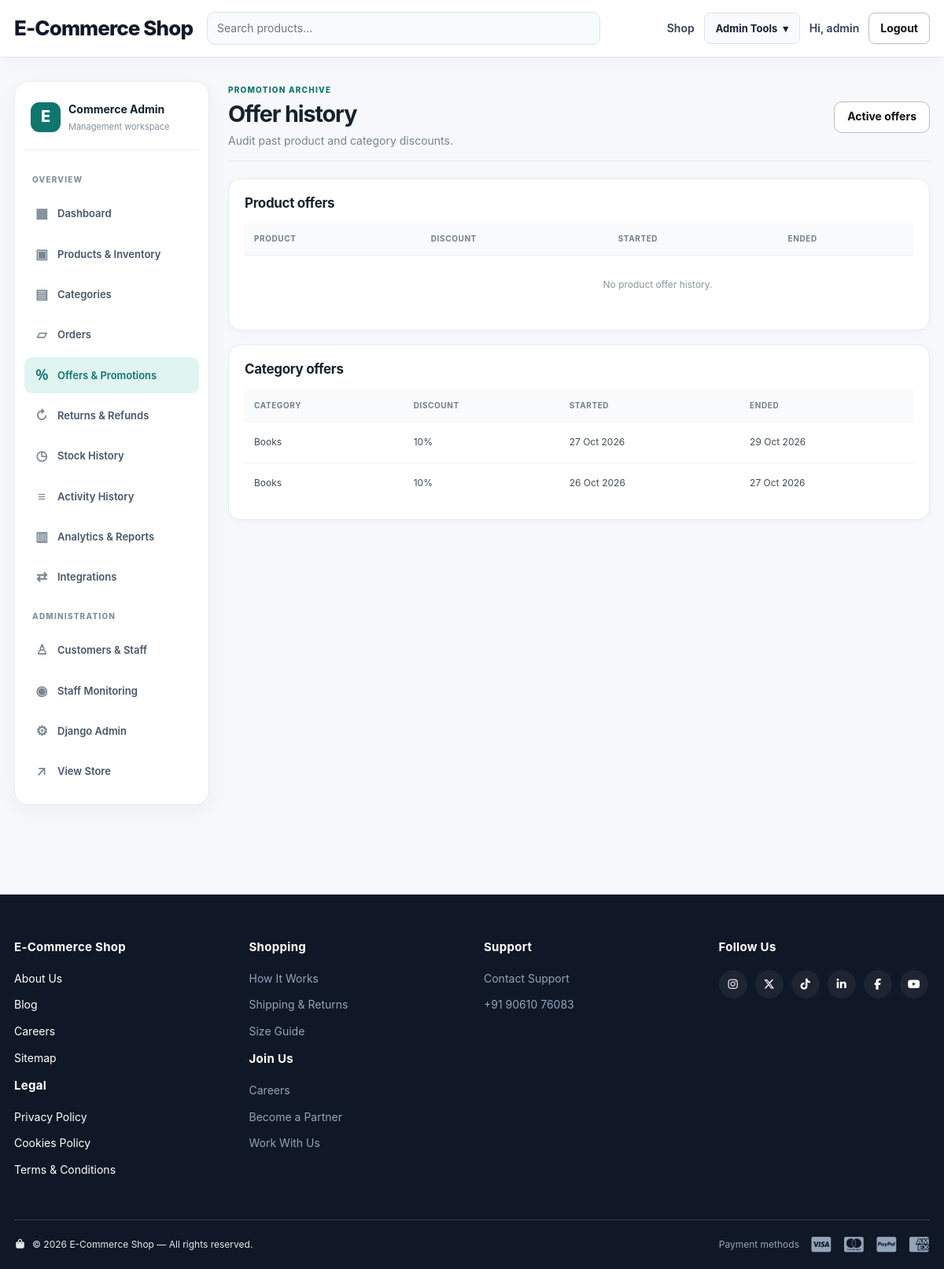
The app's page /dashboard/offers/history/ (signed in) with its own data.
### products/models.py (models this page shows, shortened)
class CategoryOfferHistory(models.Model):
    category = models.ForeignKey(
        Category,
        on_delete=models.SET_NULL,
        null=True,
        blank=True,
        related_name='offer_history'
    )
    category_name = models.CharField(max_length=100)
    discount_percent = models.PositiveSmallIntegerField(default=0)
    started_at = models.DateTimeField(default=timezone.now)
    ends_at = models.DateTimeField(null=True, blank=True)
    recorded_at = models.DateTimeField(auto_now_add=True)
    class Meta:
        ordering = ['-recorded_at']

class Category(models.Model):
    name = models.CharField(max_length=100)
    offer_percent = models.PositiveSmallIntegerField(default=0)
    offer_ends_at = models.DateTimeField(null=True, blank=True)

### dashboard/views.py (the view)
# urls.py: path('offers/history/', views.dashboard_offer_history, name='offer_history'),
@staff_member_required
def dashboard_offer_history(request):
    product_history = ProductOfferHistory.objects.select_related(
        'product', 'product__category'
    ).order_by('-recorded_at')
    category_history = CategoryOfferHistory.objects.select_related(
        'category'
    ).order_by('-recorded_at')
    product_page = Paginator(product_history, 12).get_page(request.GET.get('product_page'))
    category_page = Paginator(category_history, 12).get_page(request.GET.get('category_page'))
    return render(request, 'dashboard/product_offer_history.html', {
        'active': 'offers',
        'product_page': product_page,
        'category_page': category_page,
        'now': timezone.now(),
    })

### cart/context_processors.py (called while the page is built)
def cart_count(request):
    if not request.user.is_authenticated:
        return {'cart_count': 0}
    from .models import Cart
    cart = Cart.objects.filter(user=request.user).first()
    if not cart:
        return {'cart_count': 0}
    cart_items = cart.items.all()
    return {
        'cart_count': sum(item.quantity for item in cart_items),
        'cart_product_ids': list(cart_items.values_list('product_id', flat=True)),
    }

### storeextras/actor_context.py (called while the page is built)
    def __call__(self, request):
        token = _current_actor.set(getattr(request, 'user', None))
        try:
            return self.get_response(request)
        finally:
            _current_actor.reset(token)

### templates/dashboard/product_offer_history.html (shortened to what this page needs)
{% extends "dashboard/base.html" %}
{% block dashboard_content %}
<div class="section-head"><div><span class="dash-eyebrow">PROMOTION ARCHIVE</span><h1>Offer history</h1><p>Audit past product and category discounts.</p></div><a class="btn btn-outline" href="{% url 'dashboard:product_offers' %}">Active offers</a></div>
<div class="dash-panel"><h2>Product offers</h2><div class="table-scroll"><table class="dashboard-table"><thead><tr><th>Product</th><th>Discount</th><th>Started</th><th>Ended</th><th>Status</th></tr></thead><tbody>{% for offer in product_page %}<tr><td>{{ offer.product.name }}</td><td>{{ offer.discount_percent }}%</td><td>{{ offer.started_at|date:"d M Y" }}</td><td>{{ offer.ends_at|date:"d M Y" }}</td><td>{% if offer.ends_at > now %}<span class="dash-status">Active</span>{% else %}<span class="dash-status muted">Expired</span>{% endif %}</td></tr>{% empty %}<tr><td colspan="5" class="dash-empty">No product offer history.</td></tr>{% endfor %}</tbody></table></div>{% include "includes/pagination.html" with page_obj=product_page page_key="product_page" %}</div>
<div class="dash-panel"><h2>Category offers</h2><div class="table-scroll"><table class="dashboard-table"><thead><tr><th>Category</th><th>Discount</th><th>Started</th><th>Ended</th></tr></thead><tbody>{% for offer in category_page %}<tr><td>{{ offer.category_name|default:offer.category.name }}</td><td>{{ offer.discount_percent }}%</td><td>{{ offer.started_at|date:"d M Y" }}</td><td>{{ offer.ends_at|date:"d M Y" }}</td></tr>{% empty %}<tr><td colspan="5" class="dash-empty">No category offer history.</td></tr>{% endfor %}</tbody></table></div></div>
{% endblock %}

### templates/base.html (shortened to what this page needs)
{% load static %}
<!DOCTYPE html>
<html lang="en">
<head>
    <link rel="stylesheet" href="{% static 'css/style.css' %}?v=20261102_filtercard">
    <link rel="stylesheet" href="https://cdnjs.cloudflare.com/ajax/libs/font-awesome/7.0.1/css/all.min.css"
>
</head>
<body>
<header class="navbar">
    <div class="container nav-inner">
        <a class="brand" href="{% url 'products:home' %}">E-Commerce Shop</a>
        <form class="nav-search" method="get" action="{% url 'products:home' %}">
            <input type="search" name="q" placeholder="Search products..." value="{{ request.GET.q }}">
        </form>
        <nav class="nav-links">
            <a href="{% url 'products:home' %}">Shop</a>
            {% if user.is_authenticated %}
                {% if user.is_staff %}
                    <details class="nav-dropdown">
                        <summary aria-label="Open admin tools">Admin Tools <span aria-hidden="true">▾</span></summary>
                    </details>
                {% endif %}
                <a class="hide-mobile" href="{% url 'profile' %}">Hi, {{ user.username }}</a>
                <form method="post" action="{% url 'logout' %}" style="display:inline">
                    <button class="btn btn-outline" type="submit">Logout</button>
                </form>
            {% else %}
                <a href="{% url 'login' %}">Login</a>
                <a class="btn btn-primary" href="{% url 'register' %}">Sign Up</a>
            {% endif %}
        </nav>
    </div>
</header>
<main>
{% block content %}{% endblock %}
</main>
<footer class="site-footer">
    <div class="container footer-top">
        <div class="footer-col footer-white">
            <h4>E-Commerce Shop</h4>
            <a href="#">About Us</a>
            <a href="#">Blog</a>
            <a href="#">Careers</a>
            <a href="#">Sitemap</a>
            <h4 class="footer-subhead">Legal</h4>
            <a href="#">Privacy Policy</a>
            <a href="#">Cookies Policy</a>
            <a href="#">Terms &amp; Conditions</a>
        </div>
        <div class="footer-col">
            <h4>Shopping</h4>
            <a href="{% url 'products:home' %}">How It Works</a>
            <a href="#">Shipping &amp; Returns</a>
            <a href="#">Size Guide</a>
            <h4 class="footer-subhead">Join Us</h4>
            <a href="#">Careers</a>
            <a href="#">Become a Partner</a>
            <a href="#">Work With Us</a>
        </div>
        <div class="footer-col">
            <h4>Support</h4>
            <a href="#">Contact Support</a>
            <a href="#"> +91 90610 76083</a>
        </div>
        <div class="footer-col">
            <h4 class="footer-subhead">Follow Us</h4>
            <div class="footer-social">
                <a href="#" aria-label="Instagram"><i class="fa-brands fa-instagram"></i></a>
                <a href="#" aria-label="Twitter"><i class="fa-brands fa-x-twitter"></i></a>
                <a href="#" aria-label="TikTok"><i class="fa-brands fa-tiktok"></i></a>
                <a href="#" aria-label="LinkedIn"><i class="fa-brands fa-linkedin-in"></i></a>
                <a href="#" aria-label="Facebook"><i class="fa-brands fa-facebook-f"></i></a>
                <a href="#" aria-label="YouTube"><i class="fa-brands fa-youtube"></i></a>
            </div>
        </div>
    </div>
    <div class="container footer-bottom">
        <p class="footer-copyright">
            <i class="fa-solid fa-bag-shopping"></i>
            &copy; {% now "Y" %} E-Commerce Shop — All rights reserved.
        </p>
        <div class="footer-payments">
            <span class="footer-payments-label">Payment methods</span>
            <i class="fa-brands fa-cc-visa"></i>
            <i class="fa-brands fa-cc-mastercard"></i>
            <i class="fa-brands fa-cc-paypal"></i>
            <i class="fa-brands fa-cc-amex"></i>
        </div>
    </div>
</footer>
</body>
</html>

### records on screen
CategoryOfferHistory: category_name "Books", discount_percent "10", started_at "27 Oct 2026", ends_at "29 Oct 2026"
CategoryOfferHistory: category_name "Books", discount_percent "10", started_at "26 Oct 2026", ends_at "27 Oct 2026"

### other values on screen
{{ user.username }} "admin"
